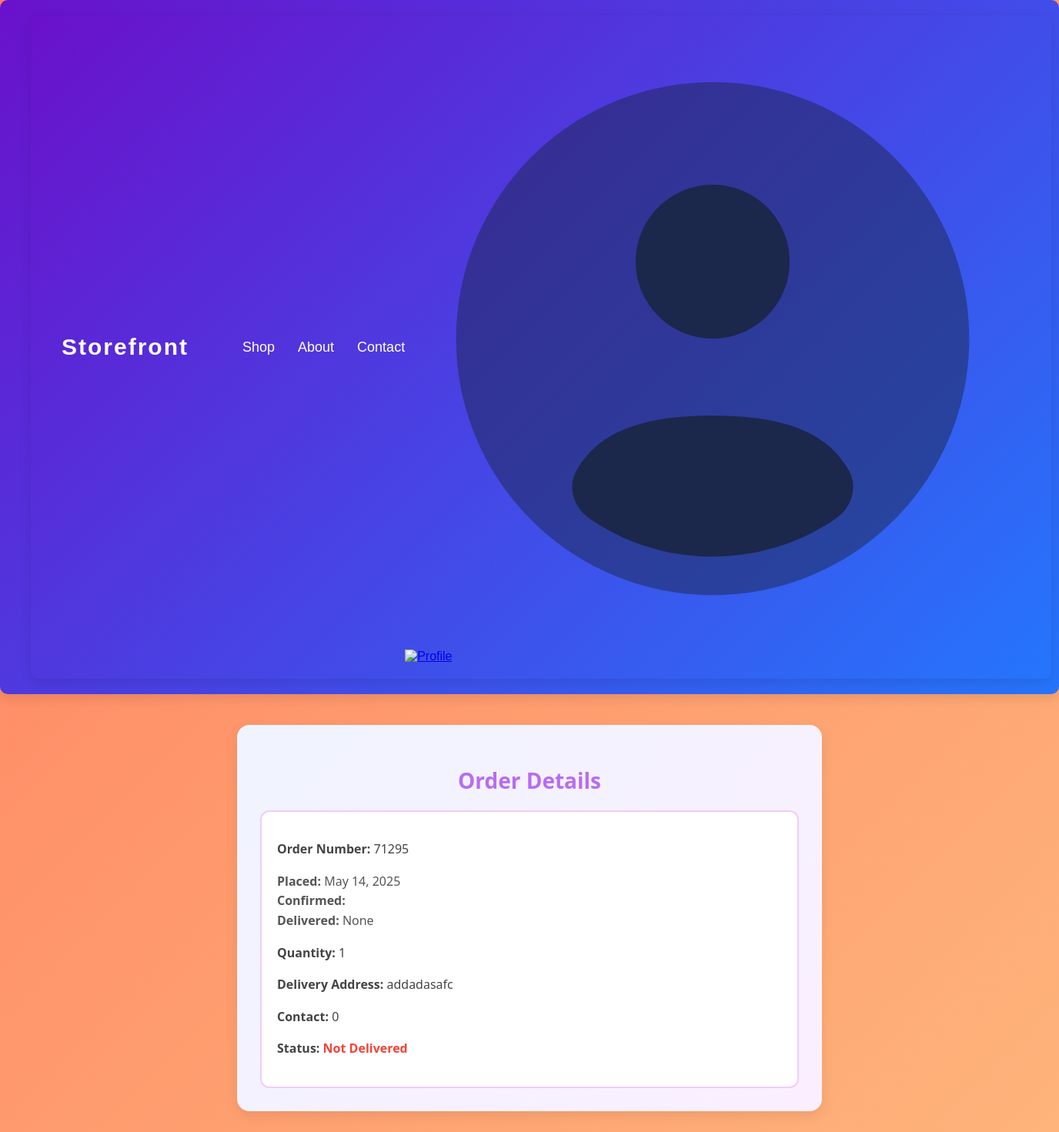
The app's page /order/71295/ (signed in) with its own data.
### order/models.py (models this page shows, shortened)
class Order(models.Model):
    orderNum = models.CharField(max_length=150, default=str(random.randint(10000, 99999)))
    product = models.ForeignKey(Product, on_delete=models.CASCADE)
    user = models.ForeignKey(User, on_delete=models.CASCADE)
    quantity = models.IntegerField()
    address = models.TextField()
    phoneContact = models.IntegerField(default=0)
    placedDate = models.DateField(default=timezone.now)
    confirmDate = models.DateField(null=True, auto_now=True)
    deliveryDate = models.DateField(null=True)
    isDelivered = models.BooleanField(default=False)
    slug = models.SlugField()
    class Meta:
        ordering = ('user','placedDate')

### order/views.py (the view)
# urls.py: path('<slug:order>/', views.order_detail, name='order_page'),
def order_detail(request, order):
    if request.user.is_authenticated:
        order = get_object_or_404(Order, slug=order)
        return render(request, 'order/order/detail.html', {"order":order})
    else:
        return redirect('product_post:loginformpage')

### order/templates/order/order/detail.html (shortened to what this page needs)
{% extends "order/base.html" %}
{% load static %}
{% block content %}
<link rel="stylesheet" href="{% static 'css/order_detail.css' %}">
<div class="order-detail-container">
    <h2 class="order-heading">Order Details</h2>
    <div class="order-detail-card">
        <p><strong>Order Number:</strong> {{ order.orderNum }}</p>
        <p class="date-info">
            <strong>Placed:</strong> {{ order.placedDate }}<br>
            <strong>Confirmed:</strong> {{ order.confirmedDate }}<br>
            <strong>Delivered:</strong> {{ order.deliveryDate }}
        </p>
        <p><strong>Quantity:</strong> {{ order.quantity }}</p>
        <p><strong>Delivery Address:</strong> {{ order.address }}</p>
        <p><strong>Contact:</strong> {{ order.phoneContact }}</p>
        <p class="order-status">
            <strong>Status:</strong>
            <span class="{% if order.isDelivered %}delivered{% else %}not-delivered{% endif %}">
                {% if order.isDelivered %}Delivered{% else %}Not Delivered{% endif %}
            </span>
        </p>
    </div>
</div>
{% endblock %}

### storefront/static/css/main.css (style rules this page uses)
body { font-family: 'Poppins', sans-serif; background: linear-gradient(135deg, #ff7e5f, #feb47b); color: #333; margin: 0; padding: 0; transition: background 0.3s ease; }

### order/static/css/order_detail.css (style rules this page uses)
.order-detail-container { max-width: 700px; margin: 40px auto; padding: 30px; background: linear-gradient(135deg, #f0f4ff, #fbefff); border-radius: 16px; box-shadow: 0 6px 16px rgba(0, 0, 0, 0.08); font-family: 'Segoe UI', Tahoma, Geneva, Verdana, sans-serif; }
.order-heading { text-align: center; font-size: 28px; color: #b76cf3; margin-bottom: 20px; }
.order-detail-card { background-color: #ffffff; border: 2px solid #eecdfc; border-radius: 12px; padding: 20px; font-size: 16px; color: #444; line-height: 1.6; }
.date-info { color: #555; margin-bottom: 15px; }
.order-status { margin-top: 15px; }
.order-status .not-delivered { color: #f44336; font-weight: bold; }

### records on screen
Order: orderNum "71295", placedDate "May 14, 2025", deliveryDate "None", quantity "1", address "addadasafc", phoneContact "0"
